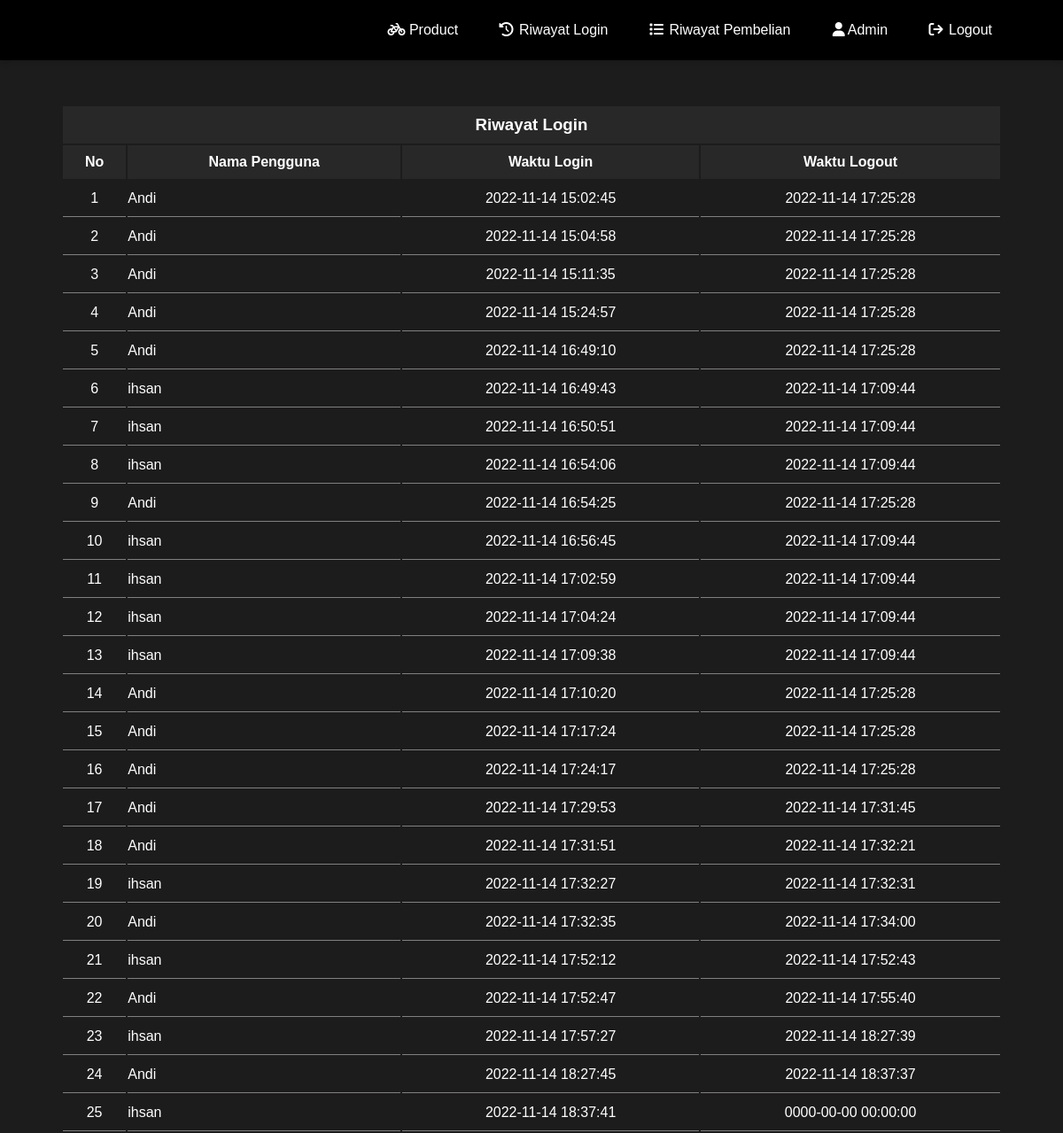
The app's page /historyUser.php (signed in) with its own data.
### tables this page shows
CREATE TABLE `riwayat_login` (
  `id_riwayat` int(11) NOT NULL,
  `nama_user` varchar(255) NOT NULL,
  `waktu_login` datetime NOT NULL,
  `waktu_logout` datetime NOT NULL
);

### historyUser.php (the view, shortened to what this page needs)
<!DOCTYPE html>
<html lang="en">
<head>
    <link rel="stylesheet" href="css/landing.css">
    <link rel="stylesheet" href="https://cdnjs.cloudflare.com/ajax/libs/font-awesome/6.2.0/css/all.min.css"
 />
    <link rel="stylesheet" href="https://cdn.jsdelivr.net/npm/bootstrap-icons@1.3.0/font/bootstrap-icons.css" />
</head>
<body>
<header>
        <div class="container">
        <ul class="navbar">
                <li><a href="admin.php"><i class="fa fa-fw fa-bicycle"></i> Product</a></li>
                <li><a href="historyUser.php"><i class="fa fa-fw fa-history"></i> Riwayat Login</a></li>
                <li><a href="historyProduct.php"><i class="fa fa-fw fa-list"></i> Riwayat Pembelian</a></li>
                <li><a href="#"><i class="fa fa-fw fa-user"></i>Admin</a></li>
                <li><a href="logout.php"><i class="fa fa-fw fa-sign-out"></i> Logout</a></li>
            </ul>
        </div>
    </header>
    <div class="list-table center" style="overflow-x: auto;">
        <table>
            <thead>
                <tr>
                    <th colspan="4" class="thead">
                        <h3 class="center">Riwayat Login</h3>
                    </th>
                </tr>
                <tr>
                    <th>No</th>
                    <th nowrap>Nama Pengguna</th>
                    <th>Waktu Login</th>
                    <th>Waktu Logout</th>
                </tr>
            </thead>
            <tbody>
                <?php
                require "connect.php";
                $query = mysqli_query($db,"SELECT * FROM riwayat_login");
                $i = 1;
                while($row = mysqli_fetch_assoc($query)){
                ?>
                <tr>
                    <td style="text-align: center;"><?= $i ?></td>
                    <td nowrap><?=$row['nama_user']?></td>
                    <td style="text-align: center;"><?=$row['waktu_login']?></td>
                    <td style="text-align: center;"><?=$row['waktu_logout']?></td>
                </tr>
                <?php
                 $i++;
                }
                ?>
            </tbody>
        </table>
    </div>
</body>
</html>

### css/landing.css (style rules this page uses)
* { margin: 0; padding: 0; font-family: sans-serif; color: white; }
body { background-color: #1d1c1c; }
thead tr { background-color: #292828; color: black; }
th { padding: 10px 5px; }
td { height: 40px; border-bottom: 1px solid grey; }
table { width: 90%; }
.container { width: 90%; margin: 0 auto; margin-bottom: 50px; }
.container:after { content: ""; display: block; clear: both; }
header { background-color: black; box-shadow: rgba(0, 0, 0, 0.1) 0px 4px 6px -1px, rgba(0, 0, 0, 0.06) 0px 2px 4px -1px; }
header ul { float: right; }
header ul li { display: inline-block; }
header ul li a { padding: 25px 20px; display: inline-block; text-decoration: none; font-family: sans-serif; }
.list-table { margin: 0 10px; display: flex; flex-direction: column; }
.center { display: flex; justify-content: center; align-items: center; }

### records on screen
riwayat_login: nama_user "Andi", waktu_login "2022-11-14 15:02:45", waktu_logout "2022-11-14 17:25:28"
riwayat_login: nama_user "Andi", waktu_login "2022-11-14 15:04:58", waktu_logout "2022-11-14 17:25:28"
riwayat_login: nama_user "Andi", waktu_login "2022-11-14 15:11:35", waktu_logout "2022-11-14 17:25:28"
riwayat_login: nama_user "Andi", waktu_login "2022-11-14 15:24:57", waktu_logout "2022-11-14 17:25:28"
riwayat_login: nama_user "Andi", waktu_login "2022-11-14 16:49:10", waktu_logout "2022-11-14 17:25:28"
riwayat_login: nama_user "ihsan", waktu_login "2022-11-14 16:49:43", waktu_logout "2022-11-14 17:09:44"
riwayat_login: nama_user "ihsan", waktu_login "2022-11-14 16:50:51", waktu_logout "2022-11-14 17:09:44"
riwayat_login: nama_user "ihsan", waktu_login "2022-11-14 16:54:06", waktu_logout "2022-11-14 17:09:44"
riwayat_login: nama_user "Andi", waktu_login "2022-11-14 16:54:25", waktu_logout "2022-11-14 17:25:28"
riwayat_login: nama_user "ihsan", waktu_login "2022-11-14 16:56:45", waktu_logout "2022-11-14 17:09:44"
riwayat_login: nama_user "ihsan", waktu_login "2022-11-14 17:02:59", waktu_logout "2022-11-14 17:09:44"
riwayat_login: nama_user "ihsan", waktu_login "2022-11-14 17:04:24", waktu_logout "2022-11-14 17:09:44"
riwayat_login: nama_user "ihsan", waktu_login "2022-11-14 17:09:38", waktu_logout "2022-11-14 17:09:44"
riwayat_login: nama_user "Andi", waktu_login "2022-11-14 17:10:20", waktu_logout "2022-11-14 17:25:28"
riwayat_login: nama_user "Andi", waktu_login "2022-11-14 17:17:24", waktu_logout "2022-11-14 17:25:28"
riwayat_login: nama_user "Andi", waktu_login "2022-11-14 17:24:17", waktu_logout "2022-11-14 17:25:28"
riwayat_login: nama_user "Andi", waktu_login "2022-11-14 17:29:53", waktu_logout "2022-11-14 17:31:45"
riwayat_login: nama_user "Andi", waktu_login "2022-11-14 17:31:51", waktu_logout "2022-11-14 17:32:21"
riwayat_login: nama_user "ihsan", waktu_login "2022-11-14 17:32:27", waktu_logout "2022-11-14 17:32:31"
riwayat_login: nama_user "Andi", waktu_login "2022-11-14 17:32:35", waktu_logout "2022-11-14 17:34:00"
riwayat_login: nama_user "ihsan", waktu_login "2022-11-14 17:52:12", waktu_logout "2022-11-14 17:52:43"
riwayat_login: nama_user "Andi", waktu_login "2022-11-14 17:52:47", waktu_logout "2022-11-14 17:55:40"
riwayat_login: nama_user "ihsan", waktu_login "2022-11-14 17:57:27", waktu_logout "2022-11-14 18:27:39"
riwayat_login: nama_user "Andi", waktu_login "2022-11-14 18:27:45", waktu_logout "2022-11-14 18:37:37"
riwayat_login: nama_user "ihsan", waktu_login "2022-11-14 18:37:41", waktu_logout "0000-00-00 00:00:00"
